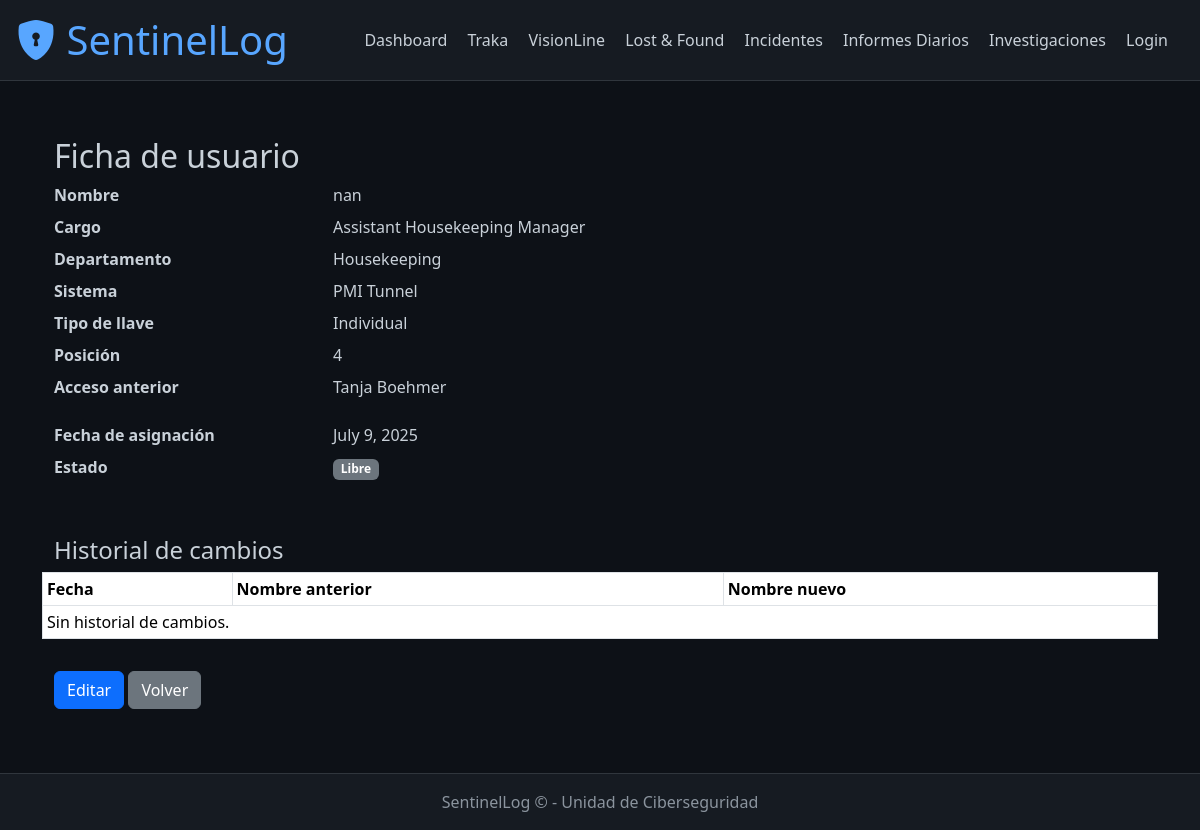
Page /traka/10/ (signed in) on the earlier database version.
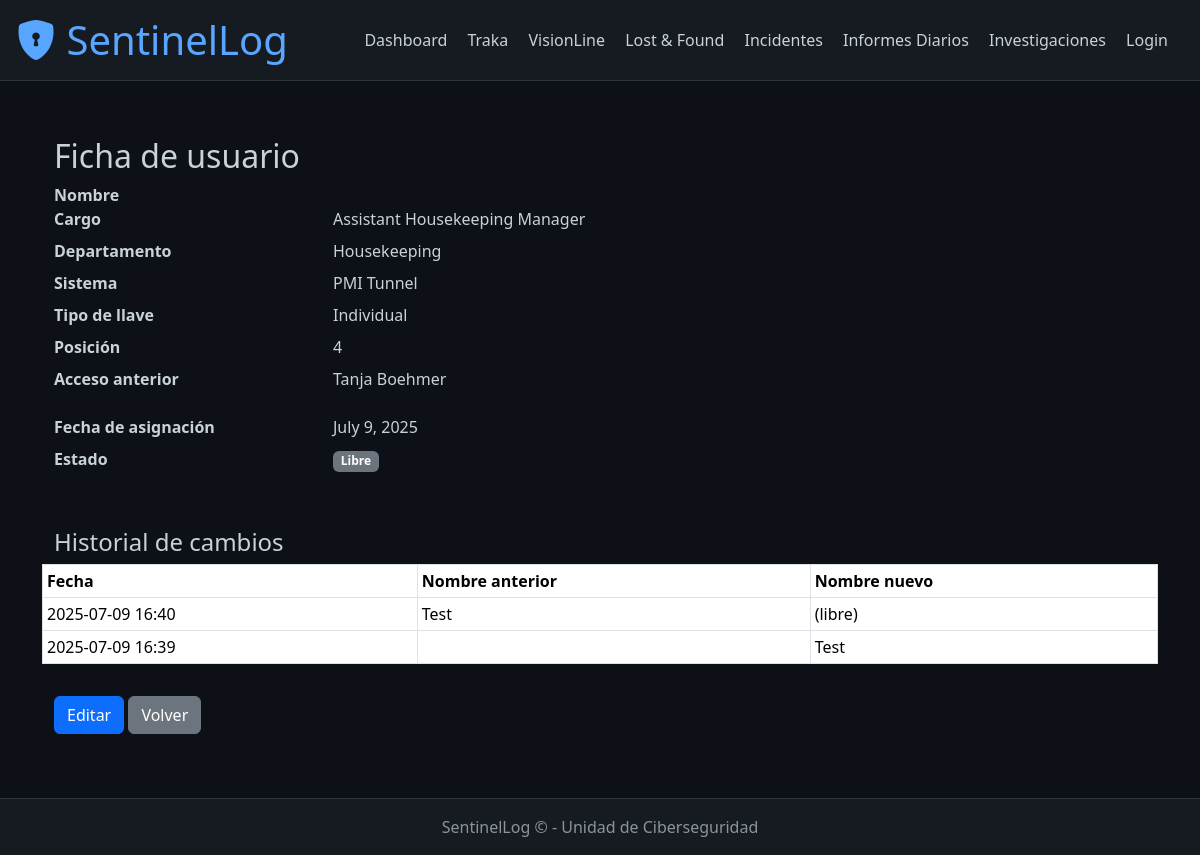
Same page on the later database version.
### traka/models.py (models this page shows, shortened)
class TrakaKeyUser(models.Model):
    DEPARTAMENTO_CHOICES = [
        ("Accounting", "Accounting"),
        ("Activities", "Activities"),
        ("Dirección", "Dirección"),
        ("Emergency", "Emergency"),
        ("Engineering", "Engineering"),
        ("Eulen", "Eulen"),
        ("F&B", "F&B"),
        ("Front Office", "Front Office"),
        ("Golf", "Golf"),
        ("Grounds", "Grounds"),
        ("Human Resources", "Human Resources"),
        ("Housekeeping", "Housekeeping"),
        ("IT", "IT"),
        ("MOD", "MOD"),
        ("Safety & Security", "Safety & Security"),
        ("Sales & Marketing", "Sales & Marketing"),
    ]
    SISTEMA_CHOICES = [
        ("PMI Tunnel", "PMI Tunnel"),
        ("pmimckeytra2 GARITA", "pmimckeytra2 GARITA"),
        ("pmimckeytra3 GROUND", "pmimckeytra3 GROUND"),
    ]
    TIPO_LLAVE_CHOICES = [
        ("Común", "Común"),
        ("Individual", "Individual"),
    ]
    nombre = models.CharField("Nombre", max_length=100, blank=True)
    cargo = models.CharField("Cargo o posición", max_length=100)
    departamento = models.CharField("Departamento", max_length=30, choices=DEPARTAMENTO_CHOICES)
    sistema = models.CharField("Sistema", max_length=30, choices=SISTEMA_CHOICES)
    tipo_llave = models.CharField("Tipo de llave", max_length=15, choices=TIPO_LLAVE_CHOICES)
    posicion = models.PositiveIntegerField("Posición de la llave")
    acceso_anterior = models.TextField("Acceso anterior", blank=True)
    solicitud_pdf = models.FileField("Solicitud firmada (PDF)", upload_to="traka/solicitudes/", blank=True, null=True)
    fecha_asignacion = models.DateField("Fecha de asignación", auto_now_add=True)
    activo = models.BooleanField("Ocupada", default=True)  # True=ocupada, False=libre
    fecha_desasignacion = models.DateField("Fecha de desasignación", blank=True, null=True)
    class Meta:
        unique_together = ("sistema", "posicion")
        ordering = ["sistema", "posicion"]

class TrakaKeyUserHistory(models.Model):
    sistema = models.CharField(max_length=30)
    posicion = models.PositiveIntegerField()
    nombre_anterior = models.CharField(max_length=100)
    nombre_nuevo = models.CharField(max_length=100)
    fecha_cambio = models.DateTimeField(auto_now_add=True)
    history = HistoricalRecords()

### traka/views.py (the view)
# urls.py: path("<int:pk>/", views.TrakaKeyUserDetailView.as_view(), name="user_detail"),
class TrakaKeyUserDetailView(DetailView):
    model = TrakaKeyUser
    template_name = "traka/user_detail.html"
    context_object_name = "user"
    def get_context_data(self, **kwargs):
        context = super().get_context_data(**kwargs)
        context["user_history"] = TrakaKeyUserHistory.objects.filter(
            sistema=self.object.sistema,
            posicion=self.object.posicion
        ).order_by("-fecha_cambio")
        return context

### traka/templates/traka/user_detail.html (shortened to what this page needs)
{% extends "base.html" %}
{% block content %}
<div class="container mt-4">
    <h2>Ficha de usuario</h2>
    <dl class="row">
        <dt class="col-sm-3">Nombre</dt>
        <dd class="col-sm-9">{{ user.nombre }}</dd>
        <dt class="col-sm-3">Cargo</dt>
        <dd class="col-sm-9">{{ user.cargo }}</dd>
        <dt class="col-sm-3">Departamento</dt>
        <dd class="col-sm-9">{{ user.departamento }}</dd>
        <dt class="col-sm-3">Sistema</dt>
        <dd class="col-sm-9">{{ user.sistema }}</dd>
        <dt class="col-sm-3">Tipo de llave</dt>
        <dd class="col-sm-9">{{ user.tipo_llave }}</dd>
        <dt class="col-sm-3">Posición</dt>
        <dd class="col-sm-9">{{ user.posicion }}</dd>
        <dt class="col-sm-3">Acceso anterior</dt>
        <dd class="col-sm-9">{{ user.acceso_anterior|linebreaks }}</dd>
        <dt class="col-sm-3">Fecha de asignación</dt>
        <dd class="col-sm-9">{{ user.fecha_asignacion }}</dd>
        <dt class="col-sm-3">Estado</dt>
        <dd class="col-sm-9">
            {% if user.activo %}
                <span class="badge bg-success">Ocupada</span>
            {% else %}
                <span class="badge bg-secondary">Libre</span>
            {% endif %}
        </dd>
        <h4 class="mt-5">Historial de cambios</h4>
            <table class="table table-sm table-bordered">
                <thead>
                    <tr>
                        <th>Fecha</th>
                        <th>Nombre anterior</th>
                        <th>Nombre nuevo</th>
                    </tr>
                </thead>
                <tbody>
                    {% for cambio in user_history %}
                    <tr>
                        <td>{{ cambio.fecha_cambio|date:"Y-m-d H:i" }}</td>
                        <td>{{ cambio.nombre_anterior }}</td>
                        <td>{{ cambio.nombre_nuevo }}</td>
                    </tr>
                    {% empty %}
                    <tr>
                        <td colspan="3">Sin historial de cambios.</td>
                    </tr>
                    {% endfor %}
                </tbody>
            </table>
    </dl>
    <a href="{% url 'traka:user_update' user.pk %}" class="btn btn-primary">Editar</a>
    <a href="{% url 'traka:user_list' %}" class="btn btn-secondary">Volver</a>
</div>
{% endblock %}

### templates/base.html (shortened to what this page needs)
<!DOCTYPE html>
<html lang="es">
<head>
    <link href="https://cdn.jsdelivr.net/npm/bootstrap@5.3.3/dist/css/bootstrap.min.css" rel="stylesheet">
    <link href="https://cdn.jsdelivr.net/npm/bootstrap-icons@1.10.5/font/bootstrap-icons.css" rel="stylesheet">
    <link href="https://cdnjs.cloudflare.com/ajax/libs/toastr.js/latest/toastr.min.css" rel="stylesheet"/>
</head>
<body>
    <header class="d-flex flex-column flex-md-row align-items-center justify-content-between">
        <h1><i class="bi bi-shield-lock-fill"></i> SentinelLog</h1>
        <nav class="mt-3 mt-md-0">
            <a href="/dashboard/">Dashboard</a>
            <a href="{% url 'traka:user_list' %}">Traka</a>
            <a href="{% url 'visionline_operator_list' %}">VisionLine</a>
            <a href="{% url 'lostfound:list' %}">Lost &amp; Found</a>
            <a href="/incident_management/">Incidentes</a>
            <a href="/daily_reports/">Informes Diarios</a>
            <a href="/investigations/">Investigaciones</a>
            {% if user.is_authenticated %}
            <span><b>| Hola, {{ user }} |</b></span>
            <a href="{% url 'account_logout' %}">Logout</a>
            {% else %}
                <a href="/accounts/login/">Login</a>
            {% endif %}
        </nav>
    </header>
    <main class="container">
        {% block content %}{% endblock %}
    </main>
    <footer>
        SentinelLog © {{ now|date:"Y" }} - Unidad de Ciberseguridad
    </footer>
</body>
</html>

### templates/base.html (style rules this page uses)
body { background-color: #0d1117; color: #c9d1d9; }
header { background-color: #161b22; padding: 1rem; border-bottom: 1px solid #30363d; }
header h1 { color: #58a6ff; margin: 0; }
nav a { color: #c9d1d9; margin-right: 1rem; text-decoration: none; }
main { padding: 2rem; }
footer { background-color: #161b22; color: #8b949e; text-align: center; padding: 1rem; border-top: 1px solid #30363d; margin-top: 2rem; }

Differences in the rows shown:
changed TrakaKeyUser "Assistant Housekeeping Manager": nombre "nan" → (not shown)
added TrakaKeyUserHistory: fecha_cambio "2025-07-09 16:40", nombre_anterior "Test", nombre_nuevo "(libre)"
added TrakaKeyUserHistory: fecha_cambio "2025-07-09 16:39", nombre_nuevo "Test"
Other differences:
text no longer shown: "Sin historial de cambios."
